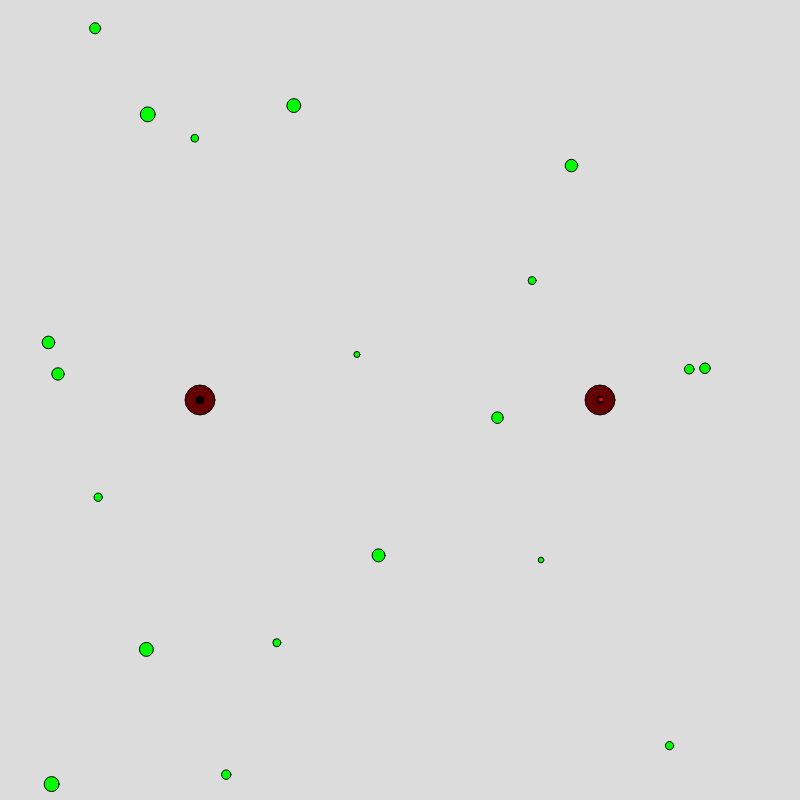
Frame 1 (no input)
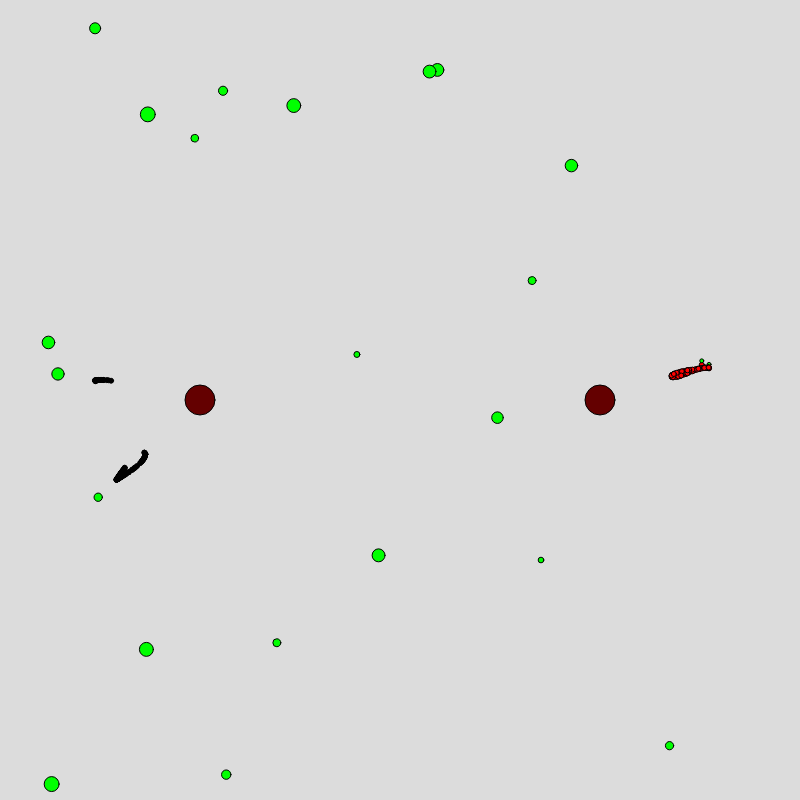
Frame 60 (no input)
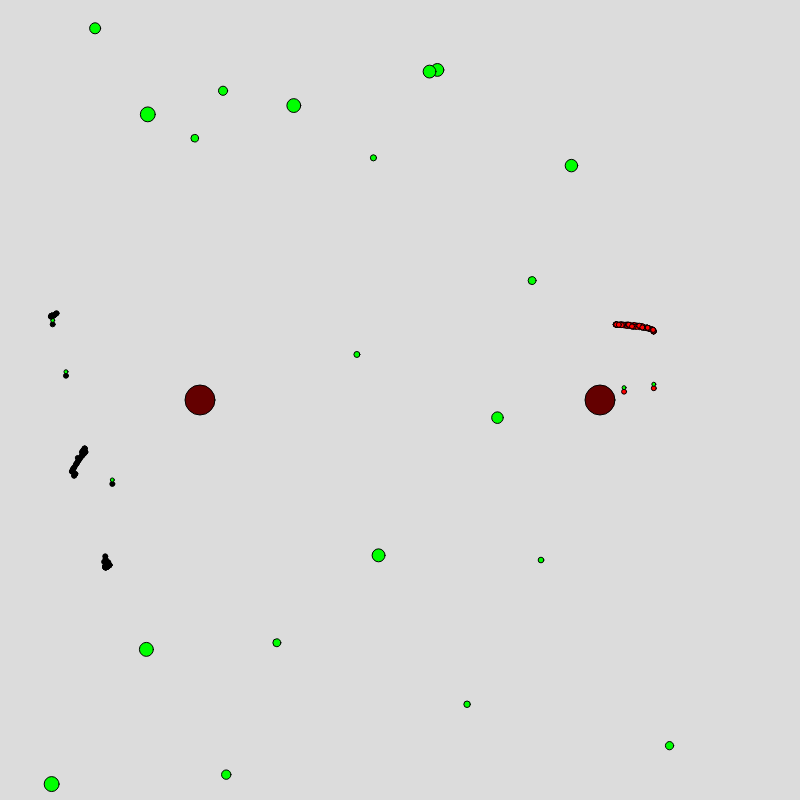
Frame 120 (the mouse pressed at the canvas centre since frame 60)

The p5.js sketch that drew these frames (run headless with seeded random() and noise() and a simulated clock; from frame 60 on, the mouse is pressed at the canvas centre):

// p5.js sketch
// ── sketch.js
let colony1;
let colony2;
let ants1 = [];
let ants2 = [];
let foods = [];
let numAnts = 100;
let numFood = 20;

// Add this new function to periodically spawn food
function spawnFood() {
  const x = random(50, width - 50);
  const y = random(50, height - 50);
  const food = new Food(x, y);

  for (let ant of [...ants1, ...ants2]) {
    const d = dist(x, y, ant.pos.x, ant.pos.y);
    if (d > 40) {
      foods.push(food);
      break;
    }
  }
}

function setup() {
  createCanvas(800, 800);

  colony1 = new Colony(width / 4, height / 2);
  colony2 = new Colony(width * 3 / 4, height / 2);

  for (let i = 0; i < numAnts; i++) {
    ants1.push(new Ant(colony1.x, colony1.y, colony1));
    ants2.push(new Ant(colony2.x, colony2.y, colony2));
  }

  for (let i = 0; i < numFood; i++) {
    foods.push(new Food(random(width), random(height)));
  }
}

function draw() {
  background(220);

  colony1.show();
  colony2.show();

  // Update and draw ants for both colonies
  for (let i = 0; i < ants1.length; i++) {
    if (!ants1[i].isDead()) {
      ants1[i].update();
    }
    ants1[i].show();
  }

  for (let i = 0; i < ants2.length; i++) {
    if (!ants2[i].isDead()) {
      ants2[i].update();
    }
    ants2[i].show();
  }

  // Check for ant fights between both colonies
  for (let ant1 of ants1) {
    for (let ant2 of ants2) {
      if (ant1.pos.dist(ant2.pos) < 5) {
        ant1.fight(ant2);
      }
    }
  }

  for (let food of foods) {
    food.show();
  }
  
  if (random() < 0.05) {
    spawnFood();
  }
}

// ── ant.js
class Ant {
  constructor(x, y, colony) {
    this.pos = createVector(x, y);
    this.vel = p5.Vector.random2D();
    this.acc = createVector();
    this.maxSpeed = 2;
    this.gathering = false;
    this.foodIndex = -1;
    this.energy = 100;
    this.colony = colony;
  }

  seekFood() {
    let closest = Infinity;
    let target = null;

    for (let i = 0; i < foods.length; i++) {
      if (foods[i]) {
        const d = this.pos.dist(foods[i].pos);
        if (d < closest) {
          closest = d;
          target = foods[i];
          this.foodIndex = i;
        }
      }
    }

    if (target && closest < 5) {
      this.gathering = true;
      foods.splice(this.foodIndex, 1); // Remove the food item when the ant starts gathering
    } else if (target) {
      const desired = p5.Vector.sub(target.pos, this.pos);
      desired.setMag(this.maxSpeed);
      const steer = p5.Vector.sub(desired, this.vel);
      steer.limit(0.1);
      this.applyForce(steer);
    }
  }

   returnToColony() {
    const colonyPos = createVector(this.colony.x, this.colony.y);
    const d = this.pos.dist(colonyPos);

    if (d < this.maxSpeed) {
      this.gathering = false;
      this.foodIndex = -1;
    } else {
      const desired = p5.Vector.sub(colonyPos, this.pos);
      desired.setMag(this.maxSpeed);
      const steer = p5.Vector.sub(desired, this.vel);
      steer.limit(0.1);
      this.applyForce(steer);
    }
  }

  update() {
    if (!this.gathering) {
      this.seekFood();
    } else {
      this.returnToColony();
    }

    this.vel.add(this.acc);
    this.vel.limit(this.maxSpeed);
    this.pos.add(this.vel);
    this.acc.mult(0);

    // Decrease energy over time
    this.energy -= 0.1;

    // If the ant has returned to its colony with food, restore some energy
    if (this.gathering && this.pos.dist(createVector(this.colony.x, this.colony.y)) < this.maxSpeed) {
      this.energy += 50;
    }
  }

  applyForce(force) {
    this.acc.add(force);
  }

  show() {
    if (this.energy <= 0) {
      fill(0, 0, 255); // Blue color for dead ants
    } else if (this.colony === colony1) {
      fill(0); // Black color for living ants of the first colony
    } else if (this.colony === colony2) {
      fill(255, 0, 0); // Red color for living ants of the second colony
    }
    ellipse(this.pos.x, this.pos.y, 5, 5);

    // Draw a larger green ellipse on top of the ant if it's carrying food
    if (this.gathering) {
      fill(0, 255, 0);
      ellipse(this.pos.x, this.pos.y - 4, 4, 4); // Increase the size and adjust the position
    }
  }
  
  isDead() {
    return this.energy <= 0;
  }
  
  fight(other) {
    if (random() < 0.5) {
      this.energy -= 10;
    } else {
      other.energy -= 10;
    }
  }
}

// ── colony.js
class Colony {
  constructor(x, y) {
    this.x = x;
    this.y = y;
  }

  show() {
    fill(100, 0, 0);
    ellipse(this.x, this.y, 30, 30);
  }
}

// ── food.js
class Food {
  constructor(x, y) {
    this.pos = createVector(x, y);
    this.size = random(5, 15);
  }

  show() {
    fill(0, 255, 0);
    ellipse(this.pos.x, this.pos.y, this.size, this.size);
  }
}
